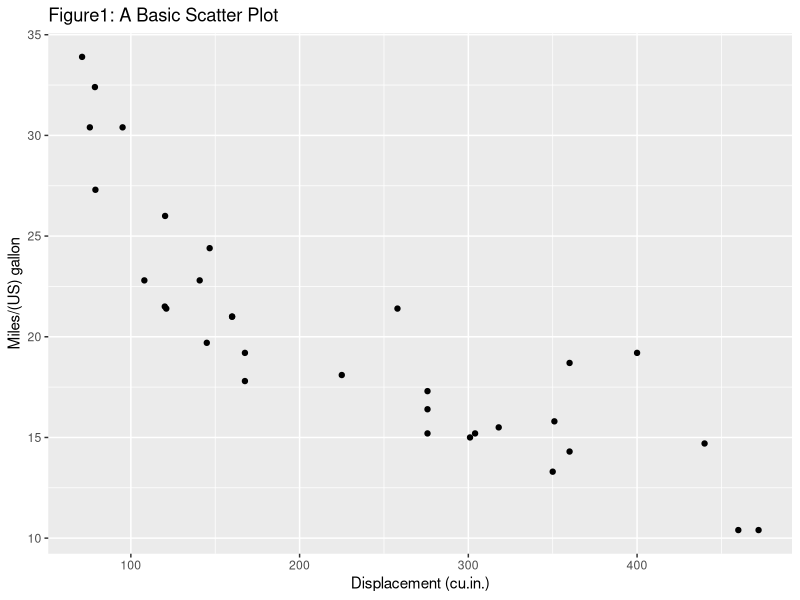

This figure's R source:
## ---- chunk 1
## Load the data
data(mtcars)
library(ggplot2)
ggplot(mtcars, aes(x = disp, y = mpg)) + geom_point() + 
    labs(title = "Figure1: A Basic Scatter Plot",
    x = "Displacement (cu.in.)", y = "Miles/(US) gallon")


# SAS Code to create the same scatter plot
#** Read the data;
#Data mtars;
#    INFILE 'C:\Books\GitHub\SAS_and_R_Graphics\Data\mtcars.txt' FIRSTOBS = 2 DLM =',' DSD;
#    INPUT Name $ mpg cyl disp hp drat wt qsec vs am gear carb;
#RUN;

# Make the plot using PROC SGPLOT.
#PROC SGPLOT DATA = mtars  ;
#    TITLE "Figure1: A Basic Scatter Plot";
#    SCATTER y = mpg x = wt / markerattrs=(symbol=circlefilled color=black);
#    XAXIS LABEL = "Displacement (cu.in.)";
#    YAXIS LABEL = "Miles/(US) gallon";
#RUN;

# Make the same plot using PROC TEMPALTE AND PROC SGRENDER
#PROC TEMPLATE;
#    DEFINE STATGRAPH Classscatter;
#        BEGINGRAPH;
#            ENTRYTITLE "Figure1: A Basic Scatter Plot";
#            LAYOUT OVERLAY /
#                XAXISOPTS = (LABEL = "Displacement (cu.in.)")
#                YAXISOPTS = (LABEL = "Miles/(US) gallon");
#                SCATTERPLOT y = mpg x =wt / 
#                               markerattrs= (symbol=circlefilled color=black);
#            ENDLAYOUT;
#        ENDGRAPH;
#    END;
#RUN;
#PROC SGRENDER DATA = mtars TEMPLATE = Classscatter;
#RUN;

